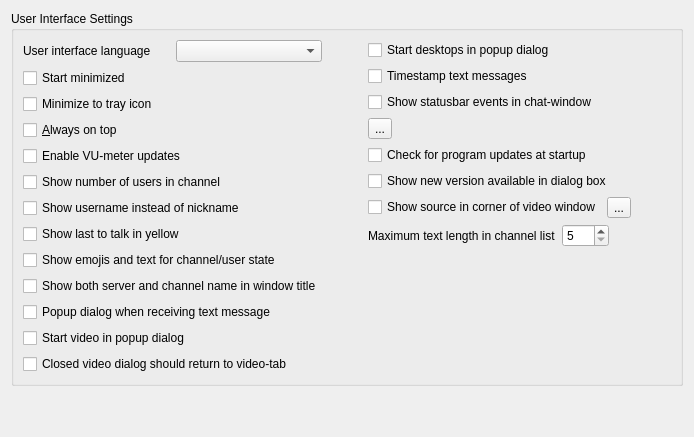
     <widget class="QWidget" name="displayTab">
      <attribute name="title">
       <string>Display</string>
      </attribute>
      <layout class="QVBoxLayout" name="verticalLayout_9">
       <item>
        <widget class="QGroupBox" name="groupBox_3">
         <property name="title">
          <string>User Interface Settings</string>
         </property>
         <layout class="QHBoxLayout" name="horizontalLayout_18">
          <item>
           <layout class="QVBoxLayout" name="verticalLayout">
            <item>
             <layout class="QHBoxLayout" name="horizontalLayout_17">
              <item>
               <widget class="QLabel" name="label_5">
                <property name="text">
                 <string>User interface language</string>
                </property>
                <property name="buddy">
                 <cstring>languageBox</cstring>
                </property>
               </widget>
              </item>
              <item>
               <widget class="QComboBox" name="languageBox"/>
              </item>
             </layout>
            </item>
            <item>
             <widget class="QCheckBox" name="startminimizedChkBox">
              <property name="text">
               <string>Start minimized</string>
              </property>
             </widget>
            </item>
            <item>
             <widget class="QCheckBox" name="trayChkBox">
              <property name="text">
               <string>Minimize to tray icon</string>
              </property>
             </widget>
            </item>
            <item>
             <widget class="QCheckBox" name="alwaysontopChkBox">
              <property name="text">
               <string>&amp;Always on top</string>
              </property>
             </widget>
            </item>
            <item>
             <widget class="QCheckBox" name="vumeterChkBox">
              <property name="text">
               <string>Enable VU-meter updates</string>
              </property>
             </widget>
            </item>
            <item>
             <widget class="QCheckBox" name="usercountChkBox">
              <property name="text">
               <string>Show number of users in channel</string>
              </property>
             </widget>
            </item>
            <item>
             <widget class="QCheckBox" name="showusernameChkBox">
              <property name="text">
               <string>Show username instead of nickname</string>
              </property>
             </widget>
            </item>
            <item>
             <widget class="QCheckBox" name="lasttalkChkBox">
              <property name="text">
               <string>Show last to talk in yellow</string>
              </property>
             </widget>
            </item>
            <item>
             <widget class="QCheckBox" name="emojiChkBox">
              <property name="text">
               <string>Show emojis and text for channel/user state</string>
              </property>
             </widget>
            </item>
            <item>
             <widget class="QCheckBox" name="ServnameChkBox">
              <property name="text">
               <string>Show both server and channel name in window title</string>
              </property>
             </widget>
            </item>
            <item>
             <widget class="QCheckBox" name="msgpopupChkBox">
              <property name="text">
               <string>Popup dialog when receiving text message</string>
              </property>
             </widget>
            </item>
            <item>
             <widget class="QCheckBox" name="videodlgChkBox">
              <property name="text">
               <string>Start video in popup dialog</string>
              </property>
             </widget>
            </item>
            <item>
             <widget class="QCheckBox" name="returnvidChkBox">
              <property name="text">
               <string>Closed video dialog should return to video-tab</string>
              </property>
             </widget>
            </item>
           </layout>
          </item>
          <item>
           <spacer name="horizontalSpacer_20">
            <property name="orientation">
             <enum>Qt::Horizontal</enum>
            </property>
            <property name="sizeHint" stdset="0">
             <size>
              <width>40</width>
              <height>20</height>
             </size>
            </property>
           </spacer>
          </item>
          <item>
           <layout class="QVBoxLayout" name="verticalLayout_4">
            <item>
             <widget class="QCheckBox" name="desktopdlgChkBox">
              <property name="text">
               <string>Start desktops in popup dialog</string>
              </property>
             </widget>
            </item>
            <item>
             <widget class="QCheckBox" name="msgtimestampChkBox">
              <property name="text">
               <string>Timestamp text messages</string>
              </property>
             </widget>
            </item>
            <item>
             <widget class="QCheckBox" name="logstatusbarChkBox">
              <property name="text">
               <string>Show statusbar events in chat-window</string>
              </property>
             </widget>
            </item>
            <item>
             <widget class="QToolButton" name="statusbarToolButton">
              <property name="accessibleName">
               <string>Configure events</string>
              </property>
              <property name="text">
               <string notr="true">...</string>
              </property>
             </widget>
            </item>
            <item>
             <widget class="QCheckBox" name="updatesChkBox">
              <property name="text">
               <string>Check for program updates at startup</string>
              </property>
             </widget>
            </item>
            <item>
             <widget class="QCheckBox" name="updatesDlgChkBox">
              <property name="text">
               <string>Show new version available in dialog box</string>
              </property>
             </widget>
            </item>
            <item>
             <layout class="QHBoxLayout" name="horizontalLayout_15">
              <property name="spacing">
               <number>6</number>
              </property>
              <item>
               <widget class="QCheckBox" name="vidtextChkBox">
                <property name="text">
                 <string>Show source in corner of video window</string>
                </property>
               </widget>
              </item>
              <item>
               <widget class="QToolButton" name="vidtextsrcToolBtn">
                <property name="accessibleName">
                 <string>Video window settings</string>
                </property>
                <property name="text">
                 <string notr="true">...</string>
                </property>
               </widget>
              </item>
              <item>
               <spacer name="horizontalSpacer_19">
                <property name="orientation">
                 <enum>Qt::Horizontal</enum>
                </property>
                <property name="sizeHint" stdset="0">
                 <size>
                  <width>40</width>
                  <height>20</height>
                 </size>
                </property>
               </spacer>
              </item>
             </layout>
            </item>
            <item>
             <layout class="QHBoxLayout" name="horizontalLayout_16">
              <item>
               <widget class="QLabel" name="label_39">
                <property name="text">
                 <string>Maximum text length in channel list</string>
                </property>
                <property name="buddy">
                 <cstring>maxtextSpinBox</cstring>
                </property>
               </widget>
              </item>
              <item>
               <widget class="QSpinBox" name="maxtextSpinBox">
                <property name="sizePolicy">
                 <sizepolicy hsizetype="Fixed" vsizetype="Fixed">
                  <horstretch>0</horstretch>
                  <verstretch>0</verstretch>
                 </sizepolicy>
                </property>
                <property name="minimum">
                 <number>5</number>
                </property>
                <property name="maximum">
                 <number>512</number>
                </property>
               </widget>
              </item>
              <item>
               <spacer name="horizontalSpacer_18">
                <property name="orientation">
                 <enum>Qt::Horizontal</enum>
                </property>
                <property name="sizeHint" stdset="0">
                 <size>
                  <width>40</width>
                  <height>20</height>
                 </size>
                </property>
               </spacer>
              </item>
             </layout>
            </item>
            <item>
             <spacer name="verticalSpacer_8">
              <property name="orientation">
               <enum>Qt::Vertical</enum>
              </property>
              <property name="sizeHint" stdset="0">
               <size>
                <width>20</width>
                <height>40</height>
               </size>
              </property>
             </spacer>
            </item>
           </layout>
          </item>
         </layout>
        </widget>
       </item>
       <item>
        <spacer name="verticalSpacer_6">
         <property name="orientation">
          <enum>Qt::Vertical</enum>
         </property>
         <property name="sizeHint" stdset="0">
          <size>
           <width>20</width>
           <height>40</height>
          </size>
         </property>
        </spacer>
       </item>
      </layout>
     </widget>
